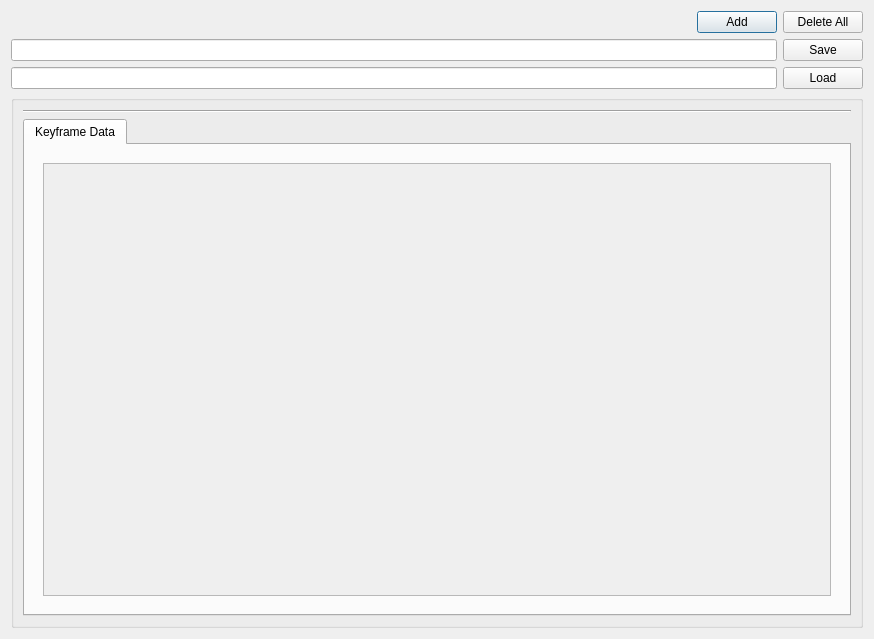
<?xml version="1.0" encoding="UTF-8"?>
<ui version="4.0">
 <class>dialog</class>
 <widget class="QDialog" name="dialog">
  <property name="geometry">
   <rect>
    <x>0</x>
    <y>0</y>
    <width>874</width>
    <height>639</height>
   </rect>
  </property>
  <property name="windowTitle">
   <string/>
  </property>
  <layout class="QVBoxLayout" name="verticalLayout_3">
   <item>
    <layout class="QHBoxLayout" name="horizontalLayout">
     <item>
      <spacer name="horizontalSpacer">
       <property name="orientation">
        <enum>Qt::Horizontal</enum>
       </property>
       <property name="sizeHint" stdset="0">
        <size>
         <width>40</width>
         <height>20</height>
        </size>
       </property>
      </spacer>
     </item>
     <item>
      <widget class="QPushButton" name="addBTN">
       <property name="text">
        <string>Add</string>
       </property>
      </widget>
     </item>
     <item>
      <widget class="QPushButton" name="deleteAllBTN">
       <property name="text">
        <string>Delete All</string>
       </property>
      </widget>
     </item>
    </layout>
   </item>
   <item>
    <layout class="QHBoxLayout" name="horizontalLayout_2">
     <item>
      <widget class="DNDLineEdit" name="saveLE"/>
     </item>
     <item>
      <widget class="QPushButton" name="saveBTN">
       <property name="text">
        <string>Save</string>
       </property>
      </widget>
     </item>
    </layout>
   </item>
   <item>
    <layout class="QHBoxLayout" name="horizontalLayout_3">
     <item>
      <widget class="DNDLineEdit" name="loadLE"/>
     </item>
     <item>
      <widget class="QPushButton" name="loadBTN">
       <property name="text">
        <string>Load</string>
       </property>
      </widget>
     </item>
    </layout>
   </item>
   <item>
    <widget class="QGroupBox" name="groupBox_4">
     <property name="title">
      <string/>
     </property>
     <layout class="QVBoxLayout" name="verticalLayout_5">
      <item>
       <widget class="Line" name="line">
        <property name="orientation">
         <enum>Qt::Horizontal</enum>
        </property>
       </widget>
      </item>
      <item>
       <widget class="QTabWidget" name="tabWidget">
        <property name="currentIndex">
         <number>0</number>
        </property>
        <widget class="QWidget" name="tab">
         <attribute name="title">
          <string>Keyframe Data</string>
         </attribute>
         <layout class="QVBoxLayout" name="verticalLayout_6">
          <item>
           <widget class="QFrame" name="frame">
            <property name="frameShape">
             <enum>QFrame::NoFrame</enum>
            </property>
            <property name="frameShadow">
             <enum>QFrame::Raised</enum>
            </property>
            <layout class="QVBoxLayout" name="verticalLayout">
             <item>
              <widget class="QScrollArea" name="scrollArea">
               <property name="sizePolicy">
                <sizepolicy hsizetype="Expanding" vsizetype="Expanding">
                 <horstretch>0</horstretch>
                 <verstretch>0</verstretch>
                </sizepolicy>
               </property>
               <property name="horizontalScrollBarPolicy">
                <enum>Qt::ScrollBarAlwaysOff</enum>
               </property>
               <property name="widgetResizable">
                <bool>true</bool>
               </property>
               <property name="alignment">
                <set>Qt::AlignLeading|Qt::AlignLeft|Qt::AlignTop</set>
               </property>
               <widget class="QWidget" name="sharedDecalScrollAreaWidgetContents">
                <property name="geometry">
                 <rect>
                  <x>0</x>
                  <y>0</y>
                  <width>792</width>
                  <height>435</height>
                 </rect>
                </property>
                <layout class="QVBoxLayout" name="verticalLayout_2">
                 <item>
                  <layout class="QVBoxLayout" name="keyframeDataVBL">
                   <property name="sizeConstraint">
                    <enum>QLayout::SetDefaultConstraint</enum>
                   </property>
                  </layout>
                 </item>
                 <item>
                  <spacer name="verticalSpacer">
                   <property name="orientation">
                    <enum>Qt::Vertical</enum>
                   </property>
                   <property name="sizeHint" stdset="0">
                    <size>
                     <width>20</width>
                     <height>40</height>
                    </size>
                   </property>
                  </spacer>
                 </item>
                </layout>
               </widget>
              </widget>
             </item>
            </layout>
           </widget>
          </item>
         </layout>
        </widget>
       </widget>
      </item>
     </layout>
    </widget>
   </item>
  </layout>
 </widget>
 <customwidgets>
  <customwidget>
   <class>DNDLineEdit</class>
   <extends>QLineEdit</extends>
   <header>dndlineedit.h</header>
  </customwidget>
 </customwidgets>
 <resources/>
 <connections/>
</ui>
